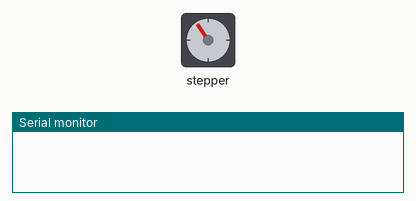
A sketch run on a simulated Arduino Uno, built with avr-gcc and run on an emulated ATmega328P. Parts: stepper motor, the last lines printed to the serial monitor. Wiring (inferred from the names in the program): stepper motor driver (200 steps per turn assumed): step pin 10; direction pin 9; enable pin 8.

Above: at 0.05 s.
At 0.8 s:
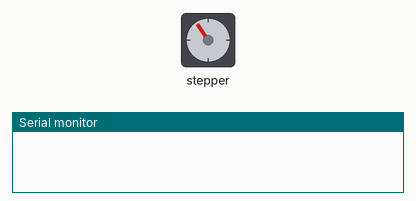
At 1.55 s:
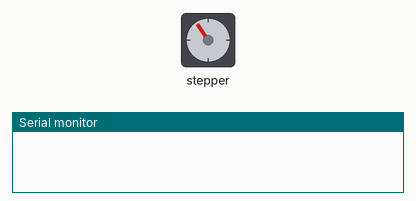
At 3.05 s:
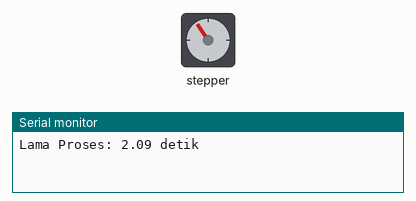
Timing chart, 0 to 7.1 s (numbered marks = the images above):
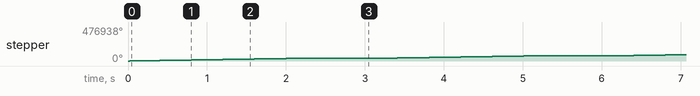

Measured:
- by itself, stepper: turns 36687° clockwise in 2.1 s, repeating every 3.1 s

The sketch:

1600_pulse.ino
```cpp
int en = 8;
int dir = 9;
int pul = 10;

void setup() {
  pinMode(en, OUTPUT);
  pinMode(dir, OUTPUT);
  pinMode(pul, OUTPUT);
  Serial.begin(9600);
}

void loop() {
  digitalWrite(en, LOW);
  digitalWrite(dir, HIGH);

  unsigned long startTime = micros();

  for (int i=0; i<20382; i++) {
    digitalWrite(pul, HIGH);
    delayMicroseconds(47);
    digitalWrite(pul, LOW);
    delayMicroseconds(47);
  }

  unsigned long endTime = micros();

  float durasiProses = (endTime - startTime) / 1000000.0;

  Serial.print("Lama Proses: ");
  Serial.print(durasiProses);
  Serial.print(" detik");
  Serial.print("\n");
  delay(1000);
}
```
